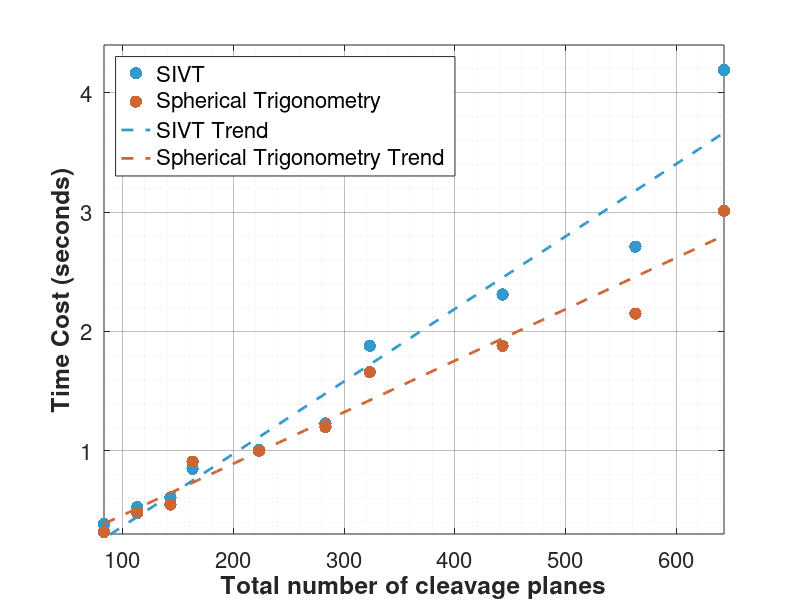

Here is the MATLAB script that generated this plot:
load time_result.mat;
% 创建图形窗口
f1 = figure('Position', [100, 100, 800, 600]); % 设置图形大小

% 绘制散点图
h1 = scatter(result(:,1), result(:,3), 80, 'filled', 'MarkerFaceColor', [0.2, 0.6, 0.8], 'MarkerEdgeColor', 'none');
hold on;
h2 = scatter(result(:,1), result(:,4), 80, 'filled', 'MarkerFaceColor', [0.8, 0.4, 0.2], 'MarkerEdgeColor', 'none');

% 设置坐标轴属性
xlabel('Total number of cleavage planes', 'FontSize', 18, 'FontWeight', 'bold');
ylabel('Time Cost (seconds)', 'FontSize', 18, 'FontWeight', 'bold');

% 设置坐标轴范围和刻度
x_min = min(result(:,1));
x_max = max(result(:,1));
y_min = min(min(result(:,3)), min(result(:,4)));
y_max = max(max(result(:,3)), max(result(:,4)));

xlim([x_min, x_max]);
ylim([y_min * 0.95, y_max * 1.05]); % 留出一些边距

% 网格和背景
grid on;
grid minor;
set(gca, 'GridAlpha', 0.3);
set(gca, 'MinorGridAlpha', 0.1);
set(gca, 'FontSize', 16);

% 如果数据点较多，添加趋势线
if size(result,1) > 2
    p1 = polyfit(result(:,1), result(:,3), 1);
    p2 = polyfit(result(:,1), result(:,4), 1);
    
    x_fit = linspace(x_min, x_max, 100);
    y_fit1 = polyval(p1, x_fit);
    y_fit2 = polyval(p2, x_fit);
    
    % 绘制趋势线并创建图例句柄
    h3 = plot(x_fit, y_fit1, '--', 'Color', [0.2, 0.6, 0.8], 'LineWidth', 2);
    h4 = plot(x_fit, y_fit2, '--', 'Color', [0.8, 0.4, 0.2], 'LineWidth', 2);
    
    % 使用归一化坐标精确控制图例位置
    legend([h1, h2, h3, h4], ...
           'SIVT', 'Spherical Trigonometry', ...
           'SIVT Trend', 'Spherical Trigonometry Trend', ...
           'Location', 'northwest', 'FontSize', 16);
    % 格式：[left, bottom, width, height]（归一化坐标，0-1之间）
else
    % 如果没有趋势线，使用原始图例
    legend([h1, h2], 'SIVT', 'Spherical Trigonometry', ...
           'Location', 'best', 'FontSize', 16);
end


% 设置图形框线
box on;

% 设置图形背景
set(gcf, 'Color', 'white');
set(gca, 'Color', [0.98, 0.98, 0.98]);

hold off;
exportgraphics(f1,'figure1.png','Resolution',600);
